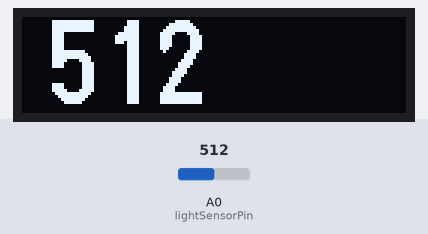
Simulated run of this sketch. Board: Arduino Uno, built with avr-gcc and run on an emulated ATmega328P. On the bench: 128×32 one-colour display. Inputs (shaded band) come from the test bench; at power-on: A0 (lightSensorPin) = 512.

Above: at 1.2 s.
1.3 s: A0 (lightSensorPin) set to 716
At 2.5 s:
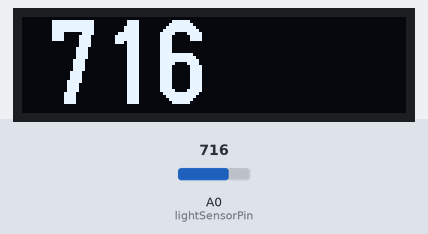
2.8 s: A0 (lightSensorPin) set to 900
At 3.6 s:
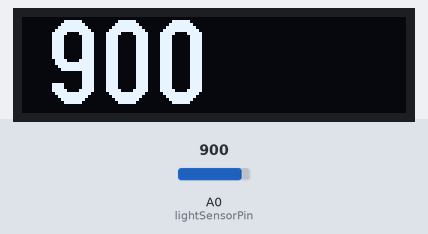
4.3 s: A0 (lightSensorPin) set to 1023
At 5.2 s:
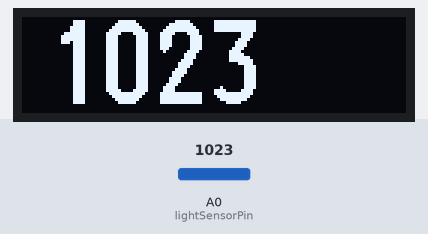
Timing chart, 0 to 7.3 s (numbered marks = the images above; inputs shaded):
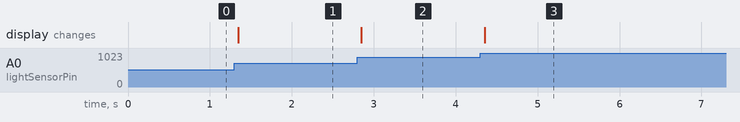

The sketch:

Photoresistor_display.ino
```cpp
#include <Arduino.h>
#include <U8g2lib.h>
#include <SPI.h>
#include <Wire.h>

U8G2_SSD1306_128X32_UNIVISION_F_HW_I2C u8g2(U8G2_R0);

 void setup(void) {
   u8g2.begin();
}


/* A simple program to sequentially turn on and turn off 3 LEDs */

int lightSensorPin = A0;
int analogValue = 0;
String y= String(analogValue);

void loop(void) {

 analogValue = analogRead(lightSensorPin);
 y= String(analogValue);
 u8g2.clearBuffer();					// clear the internal memory
 u8g2.setFont(u8g2_font_logisoso28_tr);  // choose a suitable font at https://github.com/olikraus/u8g2/wiki/fntlistall
 u8g2.drawStr(8,29,y.c_str());	// write something to the internal memory
 u8g2.sendBuffer();					// transfer internal memory to the display


}
```

Measured:
- after the input at 1.3 s, the display: changes after 0.05 s (image 1)
- after the input at 2.8 s, the display: changes after 0.05 s (image 2)
- after the input at 4.3 s, the display: changes after 0.06 s (image 3)
